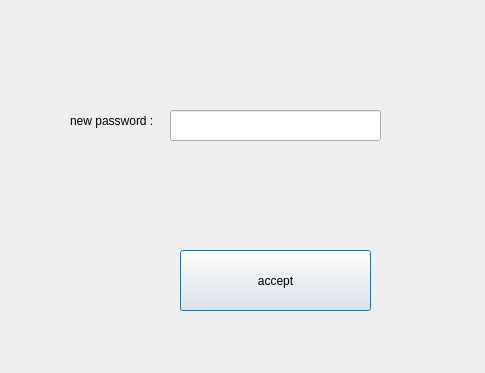
<?xml version="1.0" encoding="UTF-8"?>
<ui version="4.0">
 <class>change</class>
 <widget class="QDialog" name="change">
  <property name="geometry">
   <rect>
    <x>0</x>
    <y>0</y>
    <width>485</width>
    <height>373</height>
   </rect>
  </property>
  <property name="windowTitle">
   <string>Dialog</string>
  </property>
  <widget class="QLabel" name="label">
   <property name="geometry">
    <rect>
     <x>70</x>
     <y>90</y>
     <width>131</width>
     <height>61</height>
    </rect>
   </property>
   <property name="text">
    <string>new password :</string>
   </property>
  </widget>
  <widget class="QLineEdit" name="newpass">
   <property name="geometry">
    <rect>
     <x>170</x>
     <y>110</y>
     <width>211</width>
     <height>31</height>
    </rect>
   </property>
   <property name="echoMode">
    <enum>QLineEdit::Password</enum>
   </property>
  </widget>
  <widget class="QPushButton" name="pushButton">
   <property name="geometry">
    <rect>
     <x>180</x>
     <y>250</y>
     <width>191</width>
     <height>61</height>
    </rect>
   </property>
   <property name="text">
    <string>accept</string>
   </property>
  </widget>
  <widget class="QLabel" name="label_2">
   <property name="geometry">
    <rect>
     <x>50</x>
     <y>140</y>
     <width>131</width>
     <height>61</height>
    </rect>
   </property>
   <property name="text">
    <string/>
   </property>
  </widget>
 </widget>
 <resources/>
 <connections/>
</ui>
